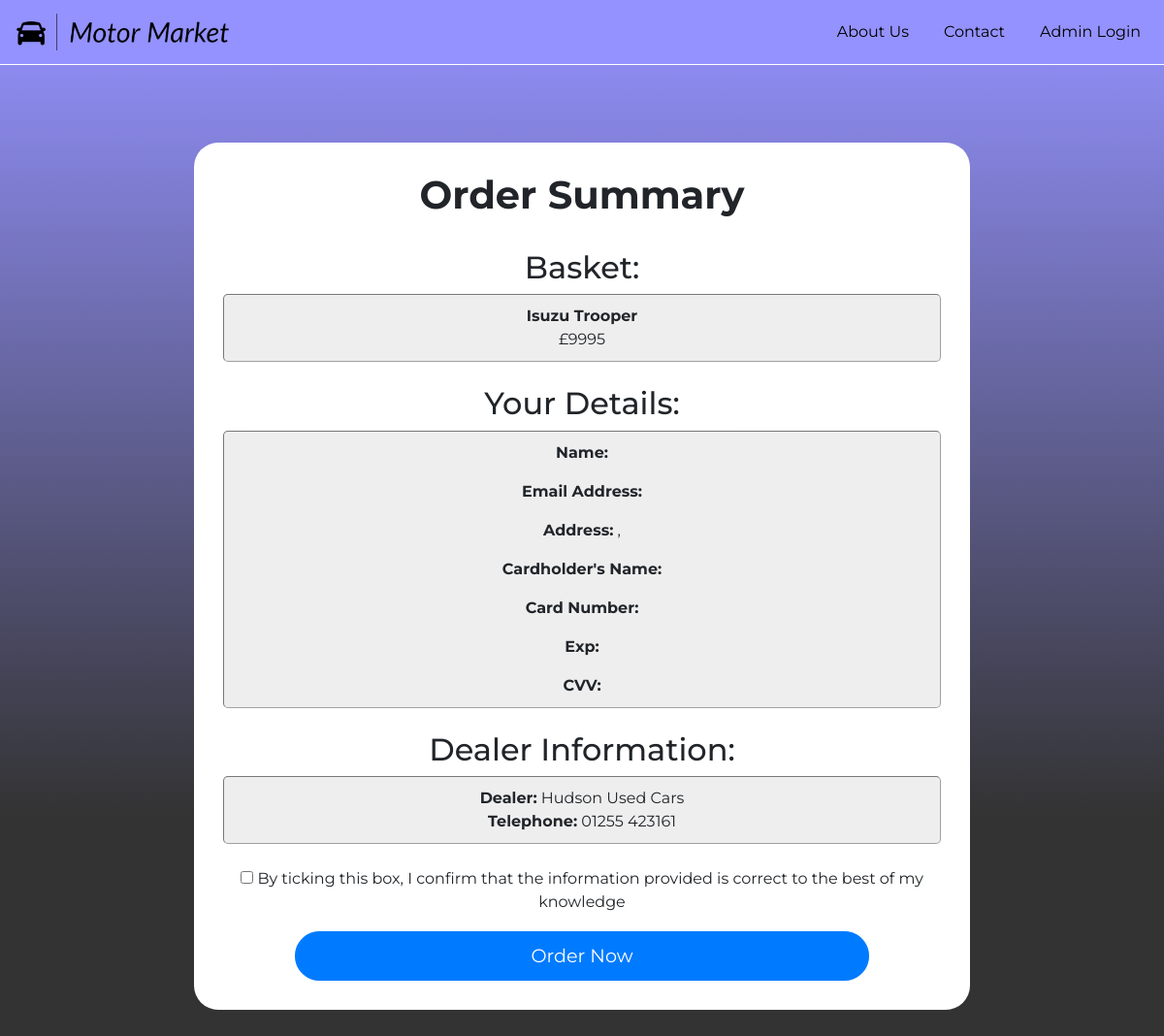
The app's page /checkout.php?carIndex=1 with its own data.
### tables this page shows
CREATE TABLE cars (
  make varchar(10) default NULL,
  model varchar(15) default NULL,
  Reg varchar(1) default NULL,
  colour varchar(10) default NULL,
  miles varchar(6) default NULL,
  price int(11) default NULL,
  dealer varchar(50) default NULL,
  town varchar(20) default NULL,
  telephone varchar(15) default NULL,
  description varchar(30) default NULL,
  carIndex int(11) default NULL,
  region varchar(10) default NULL
);

### checkout.php (the view, shortened to what this page needs)
<!DOCTYPE html>
<html lang="en">
    <head>
        <link rel="stylesheet" href="style.css">
        <link rel="stylesheet" href="https://maxcdn.bootstrapcdn.com/bootstrap/4.5.2/css/bootstrap.min.css">
    </head>
    <body>
        <nav class="navbar navbar-expand-lg navbar-light">
            <a class="navbar-brand" href="index.html">
                <img src="images/logos/logo-black-small-transparent.png" alt="Logo">
            </a>
            <div class="collapse navbar-collapse" id="navbarNav">
                <ul class="navbar-nav ml-auto">
                    <li class="nav-item">
                        <a class="nav-link" href="about.html">About Us</a>
                    </li>
                    <li class="nav-item">
                        <a class="nav-link" href="contact.html">Contact</a>
                    </li>
                    <li class="nav-item">
                        <a class="nav-link" href="login.php">Admin Login</a>
                    </li>
                </ul>
            </div>
        </nav>
        <div class="checkout-box">
            <h1>Order Summary</h1><br>
            <h2>Basket:</h2>
            <?php
                $servername = "localhost";
                $username = "root";
                $password = "";
                $dbname = "cars";
                if (isset($_GET['carIndex'])) {
                    $carIndex = $_GET['carIndex'];
                    $firstname = $_POST["firstname"];
                    $lastname = $_POST["lastname"];
                    $email = $_POST["email"];
                    $street = $_POST["street"];
                    $postcode = $_POST["postcode"];
                    $cardholder = $_POST["cardholder"];
                    $cardnumber = $_POST["cardnumber"];
                    $expiredate = $_POST["expiredate"];
                    $cvv = $_POST["cvv"];
                    $conn = new mysqli($servername, $username, $password, $dbname);
                    $sql = "SELECT make, model, price, dealer, telephone FROM cars WHERE carIndex = ?";
                    $stmt = $conn->prepare($sql);
                    $stmt->bind_param("i", $carIndex);
                    $stmt->execute();
                    $stmt->bind_result($make, $model, $price, $dealer, $telephone);
                    if ($stmt->fetch()) {
                        echo "<div class='checkout-info-group'>";
                        echo "<strong>$make $model</strong><br>";
                        echo "£$price";
                        echo "</div><br>";
                        echo "<h2>Your Details:</h2>";
                        echo "<div class='checkout-info-group'>";
                        echo "<p><strong>Name:</strong> $firstname $lastname</p>";
                        echo "<p><strong>Email Address:</strong> $email</p>";
                        echo "<p><strong>Address:</strong> $street, $postcode</p>";
                        echo "<p><strong>Cardholder's Name:</strong> $cardholder</p>";
                        echo "<p><strong>Card Number:</strong> $cardnumber</p>";
                        echo "<p><strong>Exp:</strong> $expiredate</p>";
                        echo "<p><strong>CVV:</strong> $cvv</p>";
                        echo "</div><br>";
                        echo "<h2>Dealer Information:</h2>";
                        echo "<div class='checkout-info-group'>";
                        echo "<strong>Dealer:</strong> $dealer<br>";
                        echo "<strong>Telephone:</strong> $telephone<br>";
                        echo "</div><br>";
                    } else {
                        echo "Car not found.";
                    }
                } else {
                    echo "Car index not provided.";
                }
            ?>
            <form action="purchased.html" method="post" onsubmit="return validateCheckbox()">
                <label for="confirmation-checkbox">
                <input type="checkbox" id="confirmation-checkbox" required>
                    By ticking this box, I confirm that the information provided is correct to the best of my knowledge
                </label>
                <br>
                <button class="btn btn-primary" type="submit">Order Now</button>
            </form>
        </div>
    </body>
</html>

### style.css (style rules this page uses)
body { background: rgb(51,51,51); background: linear-gradient(0deg, rgba(51,51,51,1) 25%, rgba(148,146,255,1) 100%); min-height: 100vh; margin: 0px; color: #000; font-family: 'Montserrat', sans-serif !important; }
.navbar-brand { padding: 0; }
.navbar-brand img { height: 40px; }
.navbar { background: rgba(148,146,255,1); border-bottom: #FFF 1px solid; }
.navbar .navbar-brand, .navbar .navbar-nav .nav-link { color: black !important; }
.navbar-nav .nav-item { text-align: right !important; }
.nav-item { margin-left: 20px; }
.checkout-box { margin: 80px auto; display: flex; flex-direction: column; align-items: center; justify-content: center; width: 80%; max-width: 800px; text-align: center; background-color: white; border-radius: 25px; padding: 30px; }
.checkout-info-group { background-color: #eee; padding: 10px; width: 100%; border: 1px inset rgba(0,0,0,0.5); border-radius: 5px; }
.checkout-info-group p:last-child { margin-bottom: 0px; }
.checkout-box h1 { font-weight: bold; font-size: 2.5rem; }
.checkout-box h2 { font-size: 2.0rem; }
.checkout-box .btn { padding: 10px 30px; font-size: 1.2rem; border-radius: 25px; width: 80%; margin-top: 10px; }

### records on screen
cars: make "Isuzu", model "Trooper", price "9995", dealer "Hudson Used Cars", telephone "01255 423161"
